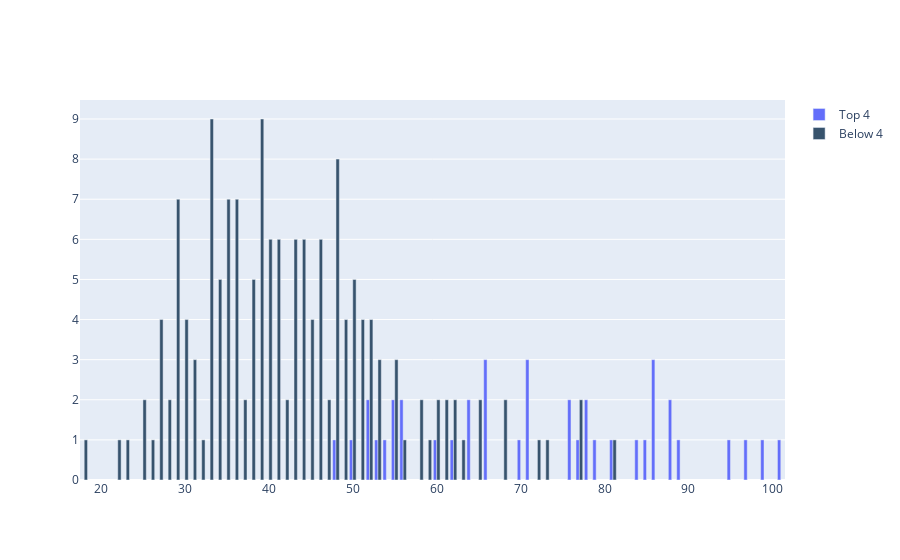

Source (notebook cell):
### Code cell
fig = go.Figure()

fig.add_trace(go.Bar(
    x = top4['big_chance_created'].value_counts().sort_index().drop(0).index,
    y = top4['big_chance_created'].value_counts().sort_index().drop(0),
    name = 'Top 4'
))
fig.add_trace(go.Bar(
    x = below4['big_chance_created'].value_counts().sort_index().drop(0).index,
    y = below4['big_chance_created'].value_counts().sort_index().drop(0),
    name = 'Below 4',
    marker_color = 'rgb(55, 83, 109)'
))

### Figure 1 — Plotly figure (JSON) as saved in the notebook; plotly's stock layout.template omitted (floating-point values rounded to 4 significant figures)
{"data": [{"name": "Top 4", "type": "bar", "x": [48, 50, 52, 53, 54, 55, 56, 60, 62, 64, 66, 70, 71, 76, 77, 78, 79, 81, 84, 85, 86, 88, 89, 95, 97, 99, 101], "y": [1, 1, 2, 1, 1, 2, 2, 1, 1, 2, 3, 1, 3, 2, 1, 2, 1, 1, 1, 1, 3, 2, 1, 1, 1, 1, 1]}, {"marker": {"color": "rgb(55, 83, 109)"}, "name": "Below 4", "type": "bar", "x": [18, 22, 23, 25, 26, 27, 28, 29, 30, 31, 32, 33, 34, 35, 36, 37, 38, 39, 40, 41, 42, 43, 44, 45, 46, 47, 48, 49, 50, 51, 52, 53, 55, 56, 58, 59, 60, 61, 62, 63, 65, 68, 72, 73, 77, 81], "y": [1, 1, 1, 2, 1, 4, 2, 7, 4, 3, 1, 9, 5, 7, 7, 2, 5, 9, 6, 6, 2, 6, 6, 4, 6, 2, 8, 4, 5, 4, 4, 3, 3, 1, 2, 1, 2, 2, 2, 1, 2, 2, 1, 1, 2, 1]}], "layout": {"autosize": true, "xaxis": {"autorange": true, "range": [17.5, 101.5], "type": "linear"}, "yaxis": {"autorange": true, "range": [0, 9.474], "type": "linear"}}}
